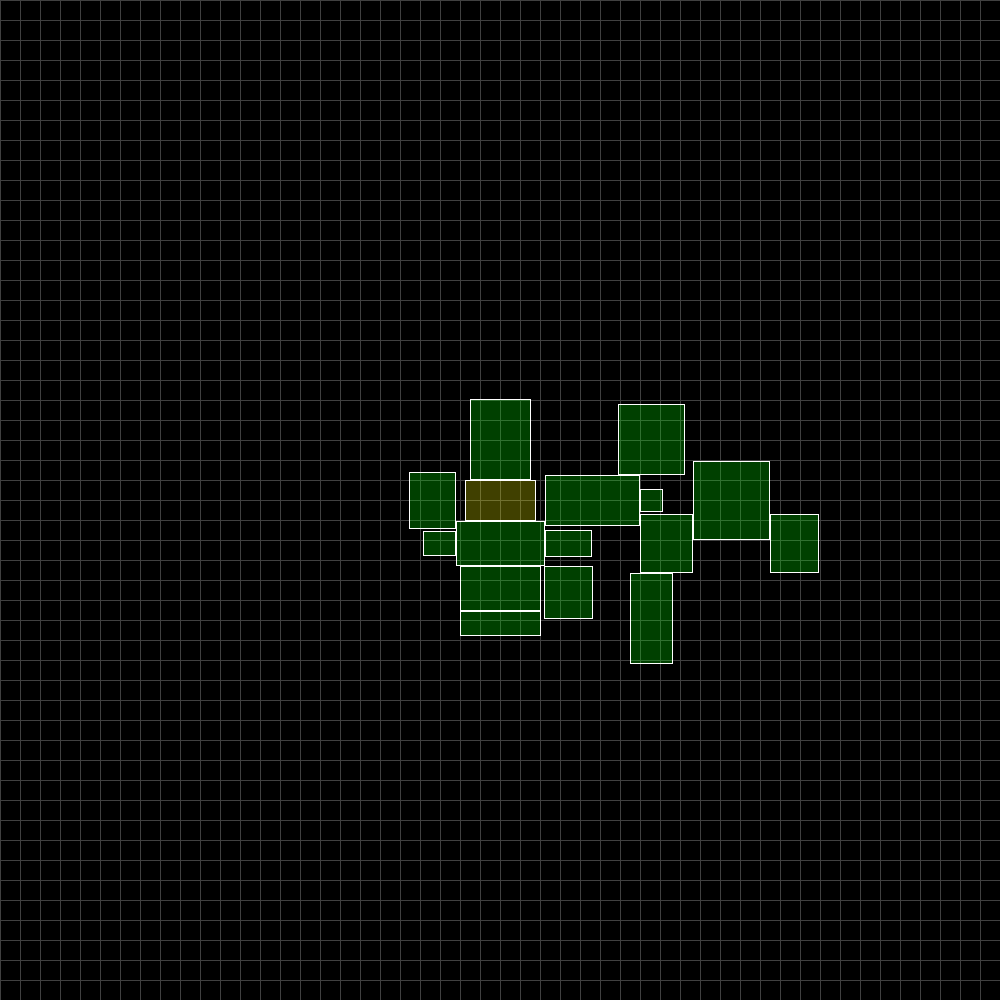
Frame 1 (no input)
Frame 60 (the mouse pressed at the canvas centre just before this capture): identical to frame 1, image omitted
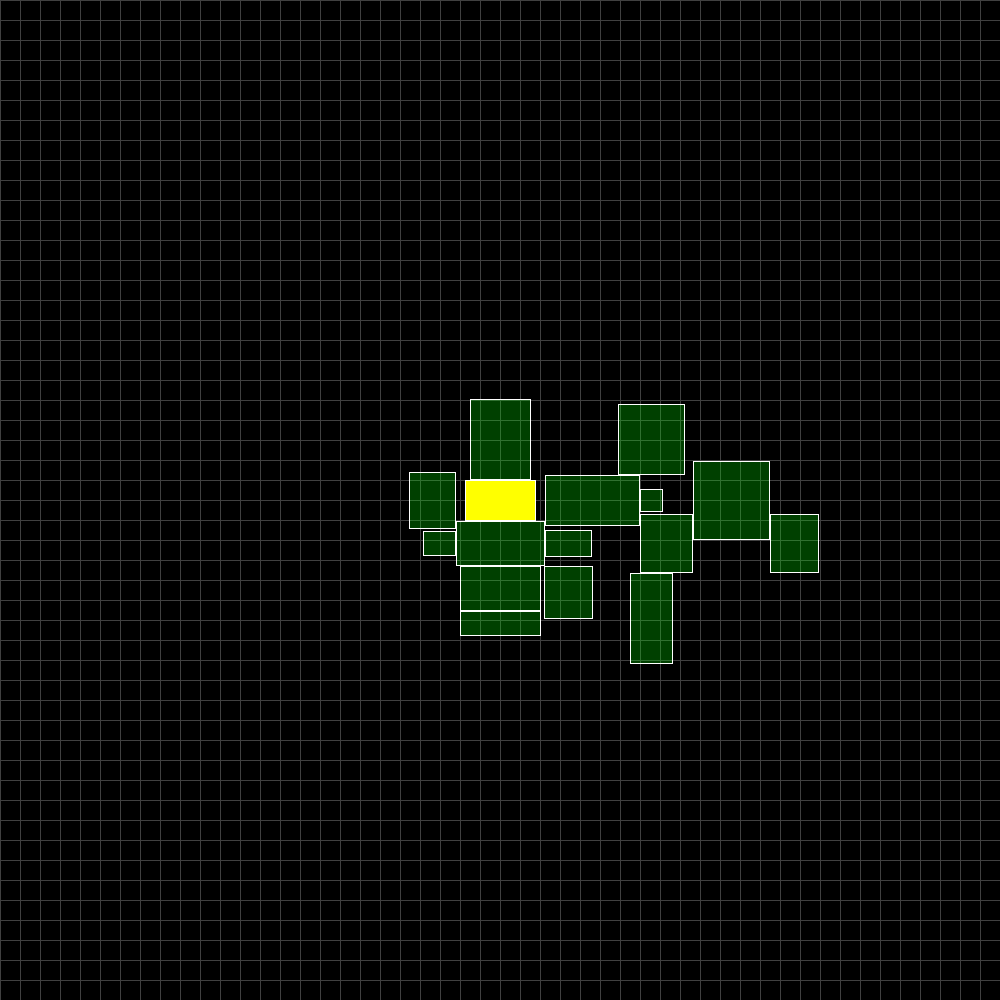
Frame 120 (the mouse held since frame 60 and released just before this capture)

The Processing sketch that drew these frames (run headless with seeded random() and noise(); from frame 60 on, the mouse is pressed at the canvas centre):

// Processing sketch: pushout_procgen
// ── pushout_procgen.pde
ArrayList<Room> rooms = new ArrayList<Room>();
int roomCount = 15;
int offx = 0;
int offy = 0;

void setup() {  
  size(1000, 1000);
  Room inRoom = nRoom(width/2, height/2); // Inital room REMOVING THIS WILL BREAK THE PROGRAM
  inRoom.col = color(255, 255, 0);
  inRoom.ID = "MOMMY";

  for (int i = 0; i < roomCount; i++)
    build().ID = str(i);
}

int pmx;
int pmy;
void draw () {

  background(0);

  grid (20, 20, offx, offy);
  for (Room r : rooms) {
    r.display();
  }

  boolean hover = false;
  for (Room r : rooms) {
    if ((mouseX-offx < r.x+r.w && mouseX-offx > r.x-r.w) && (mouseY-offy < r.y+r.h && mouseY-offy > r.y-r.h)) {
      hover = true;
    }
  }

  if (hover)
    cursor(HAND);
  else
    cursor(ARROW);

  if (mouseButton == LEFT) {
    cursor(MOVE);
    offx += mouseX-pmx;
    offy += mouseY-pmy;
  }

  float timec = 2;
  //if (frameCount % timec == 0 ){

  //}
  //build();

  pmx = mouseX;
  pmy = mouseY;
}


Room build () {
  Room mother = rooms.get(int(random(0, rooms.size())));
  Room curRoom = nRoom (mother.x, mother.y);
  curRoom.col = color(0, 255, 0);
  boolean overlapping = true;

  while (overlapping) {
    curRoom.x += cos(curRoom.angle);
    curRoom.y += sin(curRoom.angle);

    overlapping = false;
    for (Room r : rooms) {
      if (curRoom.overlaps(r) && r != curRoom) {
        overlapping = true;
      }
    }
  }

  if (curRoom.angle+(PI/2) > PI)
    curRoom.x = ceil(curRoom.x);
  else
    curRoom.x = floor(curRoom.x);

  if (curRoom.angle > PI)
    curRoom.y = ceil(curRoom.y);
  else
    curRoom.y = floor(curRoom.y);
  return curRoom;
}

// Draw a grid
void grid (int stepx, int stepy, int offx, int offy) {
  strokeWeight (1);
  stroke(64, 64, 64);

  for (int i = 0; i*stepx < width; i++) {
    line (stepx * i + offx, 0, stepx * i + offx, height);
  }

  for (int j = 0; j * stepy < height; j++) {
    line (0, stepy * j + offy, width, stepy * j + offy);
  }
}

Room nRoom (float x, float y) {
  Room newRoom = new Room (x, y, 10.0, 50.0, 10.0, 50.0);
  rooms.add(newRoom);
  return newRoom;
}

// ── room.pde
class Room {
  public String ID;
  public float x, y;
  public float w, h;
  public float[] wRange = new float[2];
  public float[] hRange = new float[2];
  public float angle;
  public color col = color(255, 255, 255);
  
  
  public Room (float px, float py, float miw, float maw, float mih, float mah) {
    x = px; y = py;
    wRange[0] = miw; wRange[1] = maw;
    hRange[0] = mih; hRange[1] = mah;
    randomize();
  } 
  
  boolean info = false; // Whether it displayed info in the previous frame 
  public void display (){
    float a = 64;
    float ecc = w/h;
    if (ecc > 1){
      ecc = h/w;
    }
    
    if ((mouseX-offx < x+w && mouseX-offx > x-w) && (mouseY-offy < y+h && mouseY-offy > y-h)){
      a = 255;
      
      if (!info){
        println("\nRoom: "+ID+" ---------------");
        println ("x="+x+" ; y="+y);
        println ("w="+w+" ; h="+h);
        println ("wonk: "+(1-ecc));
        println ("slide-angle: "+angle);
        info = true;
      }
    }
    else{ 
      info = false;
    }
    
    rectMode(RADIUS);
    strokeWeight(1);  
    stroke(255, 255, 255);
    //noStroke();
    fill (red(col), green(col), blue(col), a);
    rect(x+offx, y+offy, w, h);
    strokeWeight(5);
    
    stroke(255, 255, 0);
    //point (x-w, y-h);
    stroke(255, 0, 255);
    //point (x+w, y+h);
    
  }
  
  private void randomize (){
    w = int(random(wRange[0], wRange[1]));
    h = int(random(hRange[0], hRange[1]));
    
    //angle = random(2*PI);
    angle = int(random(0,4))*(PI/2);
    
  }
  
  public boolean overlaps (Room t) { // Checks if self overlaps t room
    
    float l1x = x-w;
    float l1y = y-h;
    float r1x = x+w;
    float r1y = y+h;
    
    float l2x = t.x-t.w;
    float l2y = t.y-t.h;
    float r2x = t.x+t.w;
    float r2y = t.y+t.h;
    
    // One is on left side of other
    if (l1x > r2x || l2x > r1x)
      return false;
    
    
    // One is below other
    if (l1y > r2y || l2y > r1y)
      return false;
    
    return true;
  }
}  
